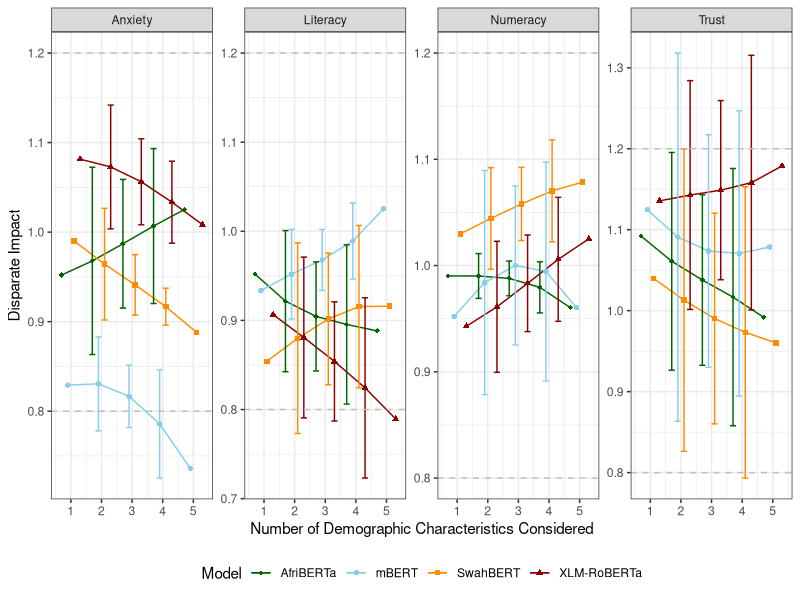
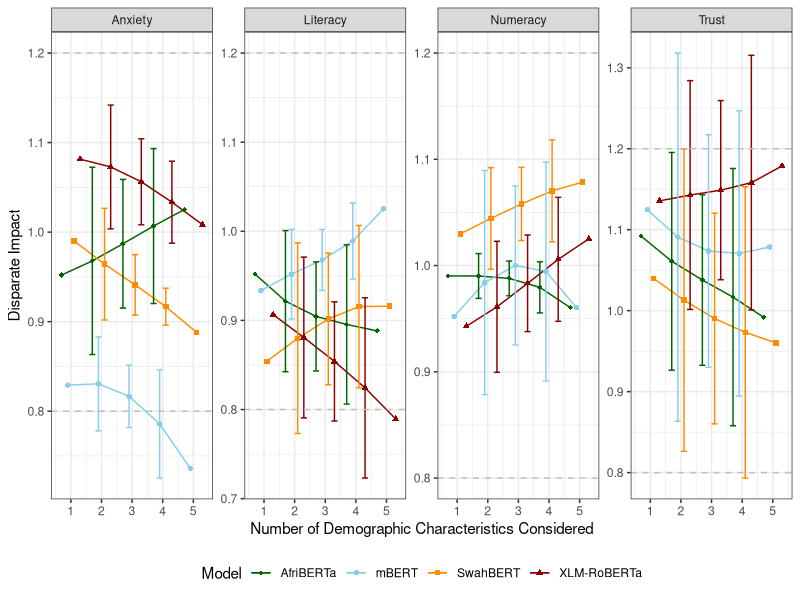

Reproduce these figures in R, in order.
library(readr)
library(dplyr)
library(ggplot2)
library(stringr)

# Load the data
D <- read_csv("./Data/IntersectionalBias.csv")

# Process metrics 
z_DI <- D %>%
  mutate(
    Task = str_replace(Task, "Phys", ""), # Remove "Phys" from Task
    Task = str_replace(Task, "SubjectiveLit", "Literacy"), # Replace "SubjectiveLit" with "Literacy"
    Task = str_to_title(Task) # Ensure consistent title case
  ) %>%
  group_by(Task, Model, num_demos) %>%
  summarize(
    mean_DI = mean(Value, na.rm = TRUE),
    ci_lower = mean(Value, na.rm = TRUE) - qt(0.975, df = n() - 1) * (sd(Value, na.rm = TRUE) / sqrt(n())),
    ci_upper = mean(Value, na.rm = TRUE) + qt(0.975, df = n() - 1) * (sd(Value, na.rm = TRUE) / sqrt(n())),
    .groups = 'drop' # ungrouped
  )

# Function to create the plot for individual metrics 
plot_DI_individual <- function(data) {
  ggplot(data, aes(
    x = num_demos,
    y = mean_DI,
    color = Model,
    shape = Model,
    group = interaction(Model, Task)
  )) +
    geom_line(position = position_dodge(width = 0.8)) +
    geom_point(position = position_dodge(width = 0.8)) +
    geom_errorbar(aes(ymin = ci_lower, ymax = ci_upper), width = 0.8, position = position_dodge(width = 0.8)) +
    facet_wrap(~ Task, ncol = 4, scales = "free_y") +
    geom_hline(yintercept = 1.2, linetype = "dashed", color = "gray") +
    geom_hline(yintercept = 0.8, linetype = "dashed", color = "gray") +
    theme_bw() +
    theme(legend.position = "bottom") +
    scale_color_manual(
      name = "Model",
      values = c("mBERT" = "skyblue", "XLM-RoBERTa" = "darkred", "AfriBERTa" = "darkgreen", "SwahBERT" = "darkorange")
    ) +
    scale_shape_manual(
      name = "Model",
      values = c("mBERT" = 16, "XLM-RoBERTa" = 17, "AfriBERTa" = 18, "SwahBERT" = 15)
    ) +
    xlab("Number of Demographic Characteristics Considered") +
    ylab("Disparate Impact") 
  #ggtitle("Effect of Intersectionality on Disparate Impact Across Tasks")
}

# Generate and display the plot
p_DI_individual <- plot_DI_individual(z_DI)
print(p_DI_individual)

ggsave(
  filename = "./Results/Intersectionality_DI.png", 
  plot = p_DI_individual, # The plot object to save
  width = 12, # Width of the plot in inches
  height = 4, # Height of the plot in inches
  dpi = 1000 # Resolution 
)
